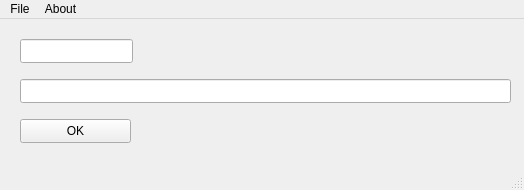
<?xml version="1.0" encoding="UTF-8"?>
<ui version="4.0">
 <class>MainWindow</class>
 <widget class="QMainWindow" name="MainWindow">
  <property name="geometry">
   <rect>
    <x>0</x>
    <y>0</y>
    <width>524</width>
    <height>190</height>
   </rect>
  </property>
  <property name="windowTitle">
   <string>MainWindow</string>
  </property>
  <widget class="QWidget" name="centralwidget">
   <widget class="QPushButton" name="btnOK">
    <property name="geometry">
     <rect>
      <x>20</x>
      <y>100</y>
      <width>111</width>
      <height>24</height>
     </rect>
    </property>
    <property name="text">
     <string>OK</string>
    </property>
   </widget>
   <widget class="QLineEdit" name="txtIn">
    <property name="geometry">
     <rect>
      <x>20</x>
      <y>20</y>
      <width>113</width>
      <height>24</height>
     </rect>
    </property>
   </widget>
   <widget class="QLineEdit" name="txtOut">
    <property name="geometry">
     <rect>
      <x>20</x>
      <y>60</y>
      <width>491</width>
      <height>24</height>
     </rect>
    </property>
   </widget>
  </widget>
  <widget class="QMenuBar" name="menubar">
   <property name="geometry">
    <rect>
     <x>0</x>
     <y>0</y>
     <width>524</width>
     <height>21</height>
    </rect>
   </property>
   <widget class="QMenu" name="menuFile">
    <property name="title">
     <string>File</string>
    </property>
    <addaction name="actionOpen"/>
   </widget>
   <widget class="QMenu" name="menuAbout">
    <property name="title">
     <string>About</string>
    </property>
   </widget>
   <addaction name="menuFile"/>
   <addaction name="menuAbout"/>
  </widget>
  <widget class="QStatusBar" name="statusbar"/>
  <action name="actionOpen">
   <property name="text">
    <string>Open</string>
   </property>
  </action>
 </widget>
 <resources/>
 <connections/>
</ui>
